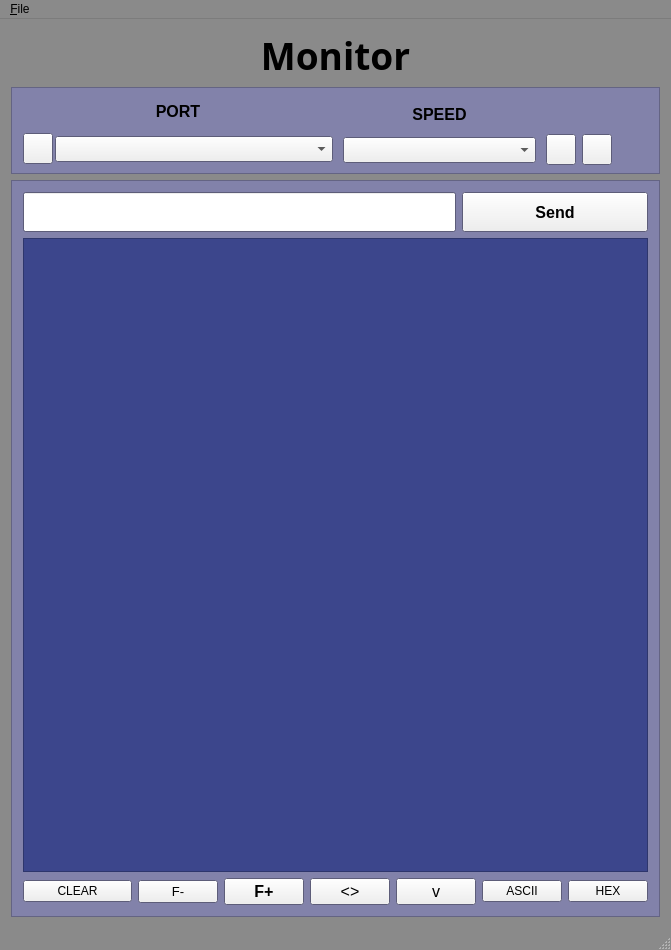
<?xml version="1.0" encoding="UTF-8"?>
<ui version="4.0">
 <class>SeriMonitor</class>
 <widget class="QMainWindow" name="SeriMonitor">
  <property name="geometry">
   <rect>
    <x>0</x>
    <y>0</y>
    <width>671</width>
    <height>950</height>
   </rect>
  </property>
  <property name="sizePolicy">
   <sizepolicy hsizetype="Preferred" vsizetype="Preferred">
    <horstretch>0</horstretch>
    <verstretch>0</verstretch>
   </sizepolicy>
  </property>
  <property name="palette">
   <palette>
    <active>
     <colorrole role="Base">
      <brush brushstyle="SolidPattern">
       <color alpha="255">
        <red>255</red>
        <green>255</green>
        <blue>255</blue>
       </color>
      </brush>
     </colorrole>
     <colorrole role="Window">
      <brush brushstyle="SolidPattern">
       <color alpha="255">
        <red>138</red>
        <green>138</green>
        <blue>138</blue>
       </color>
      </brush>
     </colorrole>
    </active>
    <inactive>
     <colorrole role="Base">
      <brush brushstyle="SolidPattern">
       <color alpha="255">
        <red>255</red>
        <green>255</green>
        <blue>255</blue>
       </color>
      </brush>
     </colorrole>
     <colorrole role="Window">
      <brush brushstyle="SolidPattern">
       <color alpha="255">
        <red>138</red>
        <green>138</green>
        <blue>138</blue>
       </color>
      </brush>
     </colorrole>
    </inactive>
    <disabled>
     <colorrole role="Base">
      <brush brushstyle="SolidPattern">
       <color alpha="255">
        <red>138</red>
        <green>138</green>
        <blue>138</blue>
       </color>
      </brush>
     </colorrole>
     <colorrole role="Window">
      <brush brushstyle="SolidPattern">
       <color alpha="255">
        <red>138</red>
        <green>138</green>
        <blue>138</blue>
       </color>
      </brush>
     </colorrole>
    </disabled>
   </palette>
  </property>
  <property name="windowTitle">
   <string>MONITOR</string>
  </property>
  <widget class="QWidget" name="centralWidget">
   <layout class="QVBoxLayout" name="verticalLayout" stretch="1,2,17">
    <item>
     <widget class="QLabel" name="captionLbl">
      <property name="font">
       <font>
        <family>Andalus</family>
        <pointsize>28</pointsize>
        <weight>75</weight>
        <bold>true</bold>
       </font>
      </property>
      <property name="text">
       <string>Monitor</string>
      </property>
      <property name="alignment">
       <set>Qt::AlignCenter</set>
      </property>
     </widget>
    </item>
    <item>
     <widget class="QFrame" name="ustFrame">
      <property name="palette">
       <palette>
        <active>
         <colorrole role="Base">
          <brush brushstyle="SolidPattern">
           <color alpha="255">
            <red>255</red>
            <green>255</green>
            <blue>255</blue>
           </color>
          </brush>
         </colorrole>
         <colorrole role="Window">
          <brush brushstyle="SolidPattern">
           <color alpha="255">
            <red>130</red>
            <green>130</green>
            <blue>170</blue>
           </color>
          </brush>
         </colorrole>
        </active>
        <inactive>
         <colorrole role="Base">
          <brush brushstyle="SolidPattern">
           <color alpha="255">
            <red>255</red>
            <green>255</green>
            <blue>255</blue>
           </color>
          </brush>
         </colorrole>
         <colorrole role="Window">
          <brush brushstyle="SolidPattern">
           <color alpha="255">
            <red>130</red>
            <green>130</green>
            <blue>170</blue>
           </color>
          </brush>
         </colorrole>
        </inactive>
        <disabled>
         <colorrole role="Base">
          <brush brushstyle="SolidPattern">
           <color alpha="255">
            <red>130</red>
            <green>130</green>
            <blue>170</blue>
           </color>
          </brush>
         </colorrole>
         <colorrole role="Window">
          <brush brushstyle="SolidPattern">
           <color alpha="255">
            <red>130</red>
            <green>130</green>
            <blue>170</blue>
           </color>
          </brush>
         </colorrole>
        </disabled>
       </palette>
      </property>
      <property name="autoFillBackground">
       <bool>true</bool>
      </property>
      <property name="frameShape">
       <enum>QFrame::StyledPanel</enum>
      </property>
      <property name="frameShadow">
       <enum>QFrame::Raised</enum>
      </property>
      <layout class="QHBoxLayout" name="horizontalLayout_3" stretch="8,5,2">
       <property name="spacing">
        <number>10</number>
       </property>
       <property name="topMargin">
        <number>6</number>
       </property>
       <property name="bottomMargin">
        <number>6</number>
       </property>
       <item>
        <widget class="QWidget" name="widget_2" native="true">
         <layout class="QVBoxLayout" name="verticalLayout_3">
          <property name="spacing">
           <number>2</number>
          </property>
          <property name="leftMargin">
           <number>0</number>
          </property>
          <property name="topMargin">
           <number>0</number>
          </property>
          <property name="rightMargin">
           <number>0</number>
          </property>
          <property name="bottomMargin">
           <number>0</number>
          </property>
          <item>
           <widget class="QLabel" name="lbl1">
            <property name="minimumSize">
             <size>
              <width>0</width>
              <height>35</height>
             </size>
            </property>
            <property name="maximumSize">
             <size>
              <width>16777215</width>
              <height>35</height>
             </size>
            </property>
            <property name="font">
             <font>
              <family>Arial</family>
              <pointsize>12</pointsize>
              <weight>75</weight>
              <bold>true</bold>
             </font>
            </property>
            <property name="text">
             <string>PORT</string>
            </property>
            <property name="alignment">
             <set>Qt::AlignCenter</set>
            </property>
           </widget>
          </item>
          <item>
           <widget class="QWidget" name="widget_3" native="true">
            <layout class="QHBoxLayout" name="horizontalLayout_4" stretch="0,0">
             <property name="spacing">
              <number>2</number>
             </property>
             <property name="leftMargin">
              <number>0</number>
             </property>
             <property name="topMargin">
              <number>0</number>
             </property>
             <property name="rightMargin">
              <number>0</number>
             </property>
             <property name="bottomMargin">
              <number>0</number>
             </property>
             <item>
              <widget class="QPushButton" name="refreshBtn">
               <property name="minimumSize">
                <size>
                 <width>30</width>
                 <height>0</height>
                </size>
               </property>
               <property name="maximumSize">
                <size>
                 <width>30</width>
                 <height>16777215</height>
                </size>
               </property>
               <property name="font">
                <font>
                 <pointsize>14</pointsize>
                 <weight>75</weight>
                 <bold>true</bold>
                </font>
               </property>
               <property name="text">
                <string/>
               </property>
              </widget>
             </item>
             <item>
              <widget class="QComboBox" name="portCmb">
               <property name="minimumSize">
                <size>
                 <width>0</width>
                 <height>0</height>
                </size>
               </property>
               <property name="maximumSize">
                <size>
                 <width>16777215</width>
                 <height>16777215</height>
                </size>
               </property>
               <property name="font">
                <font>
                 <pointsize>11</pointsize>
                </font>
               </property>
              </widget>
             </item>
            </layout>
           </widget>
          </item>
         </layout>
        </widget>
       </item>
       <item>
        <widget class="QWidget" name="widget_4" native="true">
         <layout class="QVBoxLayout" name="verticalLayout_4">
          <property name="spacing">
           <number>2</number>
          </property>
          <property name="leftMargin">
           <number>0</number>
          </property>
          <property name="topMargin">
           <number>0</number>
          </property>
          <property name="rightMargin">
           <number>0</number>
          </property>
          <property name="bottomMargin">
           <number>0</number>
          </property>
          <item>
           <widget class="QLabel" name="lbl1_2">
            <property name="minimumSize">
             <size>
              <width>0</width>
              <height>35</height>
             </size>
            </property>
            <property name="maximumSize">
             <size>
              <width>16777215</width>
              <height>35</height>
             </size>
            </property>
            <property name="font">
             <font>
              <family>Arial</family>
              <pointsize>12</pointsize>
              <weight>75</weight>
              <bold>true</bold>
             </font>
            </property>
            <property name="text">
             <string>SPEED</string>
            </property>
            <property name="alignment">
             <set>Qt::AlignCenter</set>
            </property>
           </widget>
          </item>
          <item>
           <widget class="QComboBox" name="speedCmb">
            <property name="minimumSize">
             <size>
              <width>160</width>
              <height>0</height>
             </size>
            </property>
            <property name="font">
             <font>
              <pointsize>11</pointsize>
             </font>
            </property>
            <property name="currentIndex">
             <number>-1</number>
            </property>
           </widget>
          </item>
         </layout>
        </widget>
       </item>
       <item>
        <widget class="QWidget" name="widget_6" native="true">
         <layout class="QVBoxLayout" name="verticalLayout_5">
          <property name="spacing">
           <number>2</number>
          </property>
          <property name="leftMargin">
           <number>0</number>
          </property>
          <property name="topMargin">
           <number>0</number>
          </property>
          <property name="rightMargin">
           <number>0</number>
          </property>
          <property name="bottomMargin">
           <number>0</number>
          </property>
          <item>
           <widget class="QLabel" name="label">
            <property name="text">
             <string/>
            </property>
           </widget>
          </item>
          <item>
           <widget class="QWidget" name="widget_5" native="true">
            <layout class="QHBoxLayout" name="horizontalLayout_5">
             <property name="spacing">
              <number>6</number>
             </property>
             <property name="leftMargin">
              <number>0</number>
             </property>
             <property name="topMargin">
              <number>0</number>
             </property>
             <property name="rightMargin">
              <number>0</number>
             </property>
             <property name="bottomMargin">
              <number>0</number>
             </property>
             <item>
              <widget class="QPushButton" name="connectBtn">
               <property name="minimumSize">
                <size>
                 <width>30</width>
                 <height>0</height>
                </size>
               </property>
               <property name="maximumSize">
                <size>
                 <width>30</width>
                 <height>16777215</height>
                </size>
               </property>
               <property name="font">
                <font>
                 <pointsize>14</pointsize>
                 <weight>75</weight>
                 <bold>true</bold>
                </font>
               </property>
               <property name="text">
                <string/>
               </property>
              </widget>
             </item>
             <item>
              <widget class="QPushButton" name="disconnectBtn">
               <property name="minimumSize">
                <size>
                 <width>30</width>
                 <height>0</height>
                </size>
               </property>
               <property name="maximumSize">
                <size>
                 <width>30</width>
                 <height>16777215</height>
                </size>
               </property>
               <property name="font">
                <font>
                 <pointsize>14</pointsize>
                 <weight>75</weight>
                 <bold>true</bold>
                </font>
               </property>
               <property name="text">
                <string/>
               </property>
              </widget>
             </item>
             <item>
              <widget class="QLabel" name="lblSmiley">
               <property name="sizePolicy">
                <sizepolicy hsizetype="Fixed" vsizetype="Fixed">
                 <horstretch>0</horstretch>
                 <verstretch>0</verstretch>
                </sizepolicy>
               </property>
               <property name="minimumSize">
                <size>
                 <width>30</width>
                 <height>30</height>
                </size>
               </property>
               <property name="maximumSize">
                <size>
                 <width>30</width>
                 <height>30</height>
                </size>
               </property>
               <property name="font">
                <font>
                 <family>Arial</family>
                 <pointsize>12</pointsize>
                </font>
               </property>
               <property name="text">
                <string/>
               </property>
              </widget>
             </item>
            </layout>
           </widget>
          </item>
         </layout>
        </widget>
       </item>
      </layout>
     </widget>
    </item>
    <item>
     <widget class="QFrame" name="frame">
      <property name="palette">
       <palette>
        <active>
         <colorrole role="Base">
          <brush brushstyle="SolidPattern">
           <color alpha="255">
            <red>255</red>
            <green>255</green>
            <blue>255</blue>
           </color>
          </brush>
         </colorrole>
         <colorrole role="Window">
          <brush brushstyle="SolidPattern">
           <color alpha="255">
            <red>130</red>
            <green>130</green>
            <blue>170</blue>
           </color>
          </brush>
         </colorrole>
        </active>
        <inactive>
         <colorrole role="Base">
          <brush brushstyle="SolidPattern">
           <color alpha="255">
            <red>255</red>
            <green>255</green>
            <blue>255</blue>
           </color>
          </brush>
         </colorrole>
         <colorrole role="Window">
          <brush brushstyle="SolidPattern">
           <color alpha="255">
            <red>130</red>
            <green>130</green>
            <blue>170</blue>
           </color>
          </brush>
         </colorrole>
        </inactive>
        <disabled>
         <colorrole role="Base">
          <brush brushstyle="SolidPattern">
           <color alpha="255">
            <red>130</red>
            <green>130</green>
            <blue>170</blue>
           </color>
          </brush>
         </colorrole>
         <colorrole role="Window">
          <brush brushstyle="SolidPattern">
           <color alpha="255">
            <red>130</red>
            <green>130</green>
            <blue>170</blue>
           </color>
          </brush>
         </colorrole>
        </disabled>
       </palette>
      </property>
      <property name="autoFillBackground">
       <bool>true</bool>
      </property>
      <property name="frameShape">
       <enum>QFrame::StyledPanel</enum>
      </property>
      <property name="frameShadow">
       <enum>QFrame::Raised</enum>
      </property>
      <layout class="QVBoxLayout" name="verticalLayout_2">
       <item>
        <widget class="QWidget" name="comPanelTop" native="true">
         <property name="minimumSize">
          <size>
           <width>0</width>
           <height>40</height>
          </size>
         </property>
         <property name="maximumSize">
          <size>
           <width>16777215</width>
           <height>40</height>
          </size>
         </property>
         <layout class="QHBoxLayout" name="horizontalLayout" stretch="7,3">
          <property name="leftMargin">
           <number>0</number>
          </property>
          <property name="topMargin">
           <number>0</number>
          </property>
          <property name="rightMargin">
           <number>0</number>
          </property>
          <property name="bottomMargin">
           <number>0</number>
          </property>
          <item>
           <widget class="QLineEdit" name="sendTextEdit">
            <property name="minimumSize">
             <size>
              <width>0</width>
              <height>40</height>
             </size>
            </property>
            <property name="maximumSize">
             <size>
              <width>16777215</width>
              <height>40</height>
             </size>
            </property>
            <property name="font">
             <font>
              <family>Arial</family>
              <pointsize>12</pointsize>
             </font>
            </property>
           </widget>
          </item>
          <item>
           <widget class="QPushButton" name="sendBtn">
            <property name="minimumSize">
             <size>
              <width>0</width>
              <height>40</height>
             </size>
            </property>
            <property name="maximumSize">
             <size>
              <width>16777215</width>
              <height>40</height>
             </size>
            </property>
            <property name="font">
             <font>
              <family>Arial</family>
              <pointsize>12</pointsize>
              <weight>75</weight>
              <bold>true</bold>
             </font>
            </property>
            <property name="text">
             <string>Send</string>
            </property>
           </widget>
          </item>
         </layout>
        </widget>
       </item>
       <item>
        <widget class="QListView" name="lvRead">
         <property name="sizePolicy">
          <sizepolicy hsizetype="Expanding" vsizetype="Expanding">
           <horstretch>0</horstretch>
           <verstretch>0</verstretch>
          </sizepolicy>
         </property>
         <property name="palette">
          <palette>
           <active>
            <colorrole role="Base">
             <brush brushstyle="SolidPattern">
              <color alpha="255">
               <red>60</red>
               <green>70</green>
               <blue>140</blue>
              </color>
             </brush>
            </colorrole>
            <colorrole role="Window">
             <brush brushstyle="SolidPattern">
              <color alpha="255">
               <red>60</red>
               <green>70</green>
               <blue>140</blue>
              </color>
             </brush>
            </colorrole>
           </active>
           <inactive>
            <colorrole role="Base">
             <brush brushstyle="SolidPattern">
              <color alpha="255">
               <red>60</red>
               <green>70</green>
               <blue>140</blue>
              </color>
             </brush>
            </colorrole>
            <colorrole role="Window">
             <brush brushstyle="SolidPattern">
              <color alpha="255">
               <red>60</red>
               <green>70</green>
               <blue>140</blue>
              </color>
             </brush>
            </colorrole>
           </inactive>
           <disabled>
            <colorrole role="Base">
             <brush brushstyle="SolidPattern">
              <color alpha="255">
               <red>60</red>
               <green>70</green>
               <blue>140</blue>
              </color>
             </brush>
            </colorrole>
            <colorrole role="Window">
             <brush brushstyle="SolidPattern">
              <color alpha="255">
               <red>60</red>
               <green>70</green>
               <blue>140</blue>
              </color>
             </brush>
            </colorrole>
           </disabled>
          </palette>
         </property>
         <property name="font">
          <font>
           <family>Arial</family>
           <weight>75</weight>
           <bold>true</bold>
          </font>
         </property>
         <property name="autoFillBackground">
          <bool>true</bool>
         </property>
        </widget>
       </item>
       <item>
        <widget class="QWidget" name="widget" native="true">
         <layout class="QHBoxLayout" name="horizontalLayout_2" stretch="4,1,1,1,1,1,1">
          <property name="leftMargin">
           <number>0</number>
          </property>
          <property name="topMargin">
           <number>0</number>
          </property>
          <property name="rightMargin">
           <number>0</number>
          </property>
          <property name="bottomMargin">
           <number>0</number>
          </property>
          <item>
           <widget class="QPushButton" name="btnClearLv">
            <property name="text">
             <string>CLEAR</string>
            </property>
           </widget>
          </item>
          <item>
           <widget class="QPushButton" name="btnFontDec">
            <property name="font">
             <font>
              <family>Arial</family>
              <pointsize>10</pointsize>
             </font>
            </property>
            <property name="text">
             <string>F-</string>
            </property>
           </widget>
          </item>
          <item>
           <widget class="QPushButton" name="btnFontInc">
            <property name="font">
             <font>
              <family>Arial</family>
              <pointsize>12</pointsize>
              <weight>75</weight>
              <bold>true</bold>
             </font>
            </property>
            <property name="text">
             <string>F+</string>
            </property>
           </widget>
          </item>
          <item>
           <widget class="QPushButton" name="btnManualScroll">
            <property name="font">
             <font>
              <family>Arial</family>
              <pointsize>12</pointsize>
             </font>
            </property>
            <property name="text">
             <string>&lt;&gt;</string>
            </property>
           </widget>
          </item>
          <item>
           <widget class="QPushButton" name="btnAutoScroll">
            <property name="font">
             <font>
              <family>Arial</family>
              <pointsize>12</pointsize>
             </font>
            </property>
            <property name="text">
             <string>v</string>
            </property>
           </widget>
          </item>
          <item>
           <widget class="QPushButton" name="asciiBtn">
            <property name="text">
             <string>ASCII</string>
            </property>
           </widget>
          </item>
          <item>
           <widget class="QPushButton" name="hexBtn">
            <property name="text">
             <string>HEX</string>
            </property>
           </widget>
          </item>
         </layout>
        </widget>
       </item>
      </layout>
     </widget>
    </item>
   </layout>
  </widget>
  <widget class="QMenuBar" name="menuBar">
   <property name="geometry">
    <rect>
     <x>0</x>
     <y>0</y>
     <width>671</width>
     <height>22</height>
    </rect>
   </property>
   <widget class="QMenu" name="menuFile">
    <property name="title">
     <string>&amp;File</string>
    </property>
    <addaction name="action_k"/>
   </widget>
   <addaction name="menuFile"/>
  </widget>
  <widget class="QStatusBar" name="statusBar"/>
  <action name="action_k">
   <property name="text">
    <string>&amp;Exit</string>
   </property>
  </action>
 </widget>
 <layoutdefault spacing="6" margin="11"/>
 <resources/>
 <connections/>
</ui>
